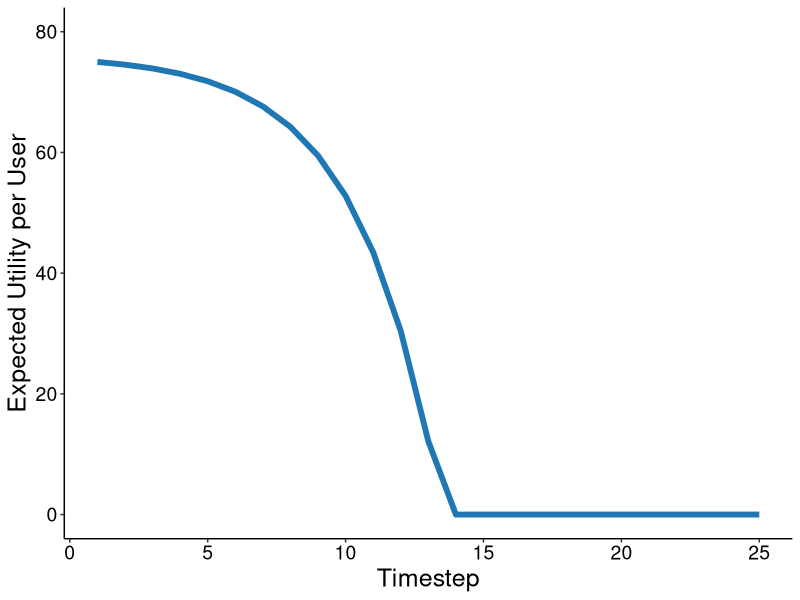
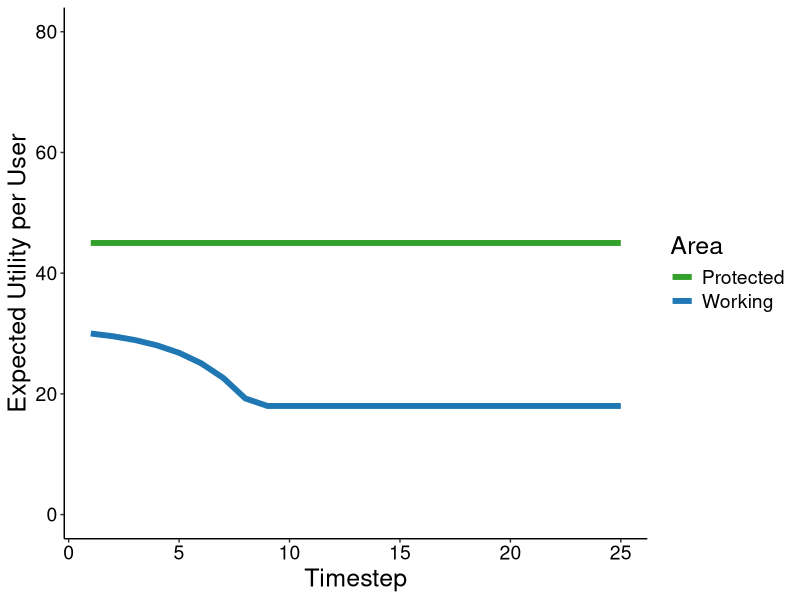
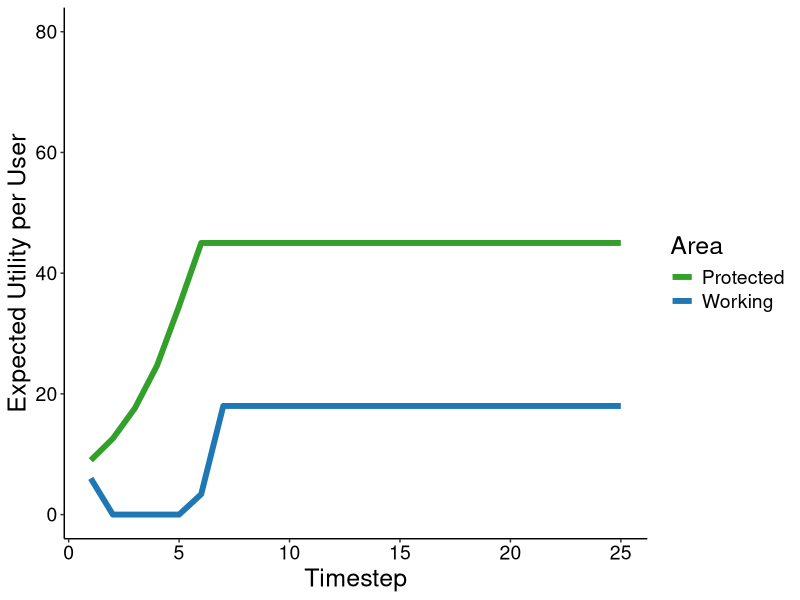
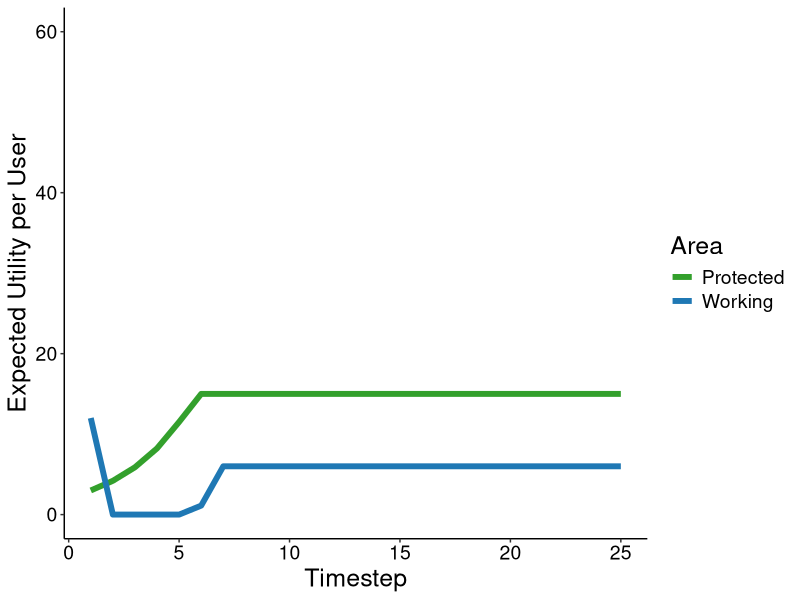
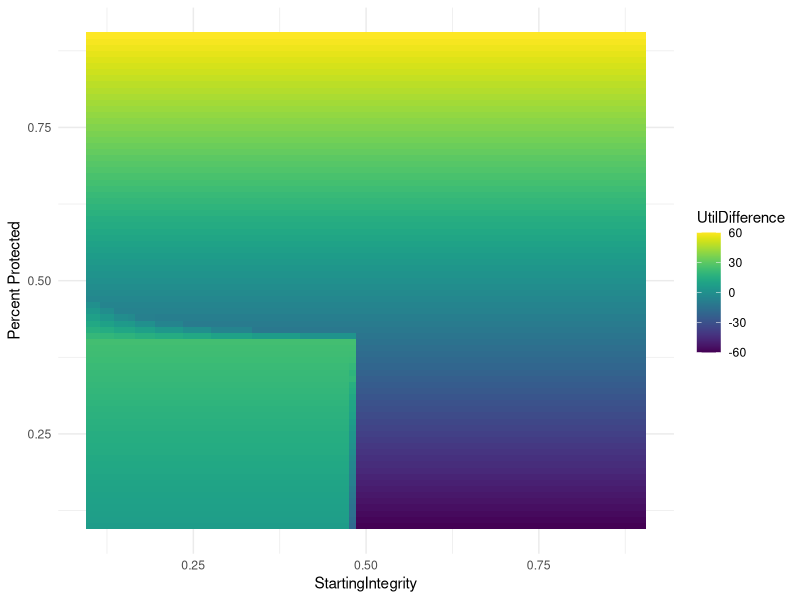

Recreate these plots in R, in order. (Note: this script raises an error after producing the figures.)
library(tidyverse)
library(viridis)
GT_ABM<-function(CarryingCapacityLandscape=10000,
                 Users=100,
                 StartingIntegrity=0.75,
                 PercProtec=0.2,
                 Regrowth=1.1,
                 HarvestLim=8,
                 Timestps=25,
                 HarvestSuccessProb=0.75){
#library(rgdal)
#library(raster)


#############

###start
#NumProtecStart<-CarryingCapacityLandscape*PercProtec*StartingIntegrity
#NumWorkingStart<-CarryingCapacityLandscape*(1-PercProtec)*StartingIntegrity

CCProt<-CarryingCapacityLandscape*PercProtec
CCWrk<-CarryingCapacityLandscape*(1-PercProtec)        

RsrcProt<-rep(NA,Timestps)
RsrcWrk<-rep(NA,Timestps)
RsrcProt[1]<-CCProt*StartingIntegrity
RsrcWrk[1]<-CCWrk*StartingIntegrity



ProtUtil<-rep(NA,Timestps)
WorkUtil<-rep(NA,Timestps)



ProtUtil[1]<-(RsrcProt[1]/Users)*HarvestSuccessProb
WorkUtil[1]<-(RsrcWrk[1]/Users)*HarvestSuccessProb

dfr<-data.frame(RsrcProt,RsrcWrk,ProtUtil,WorkUtil)


for (t in 2:Timestps){
 wrkRsrcInt<-dfr[t-1,]$RsrcWrk - HarvestLim*Users #subtract the extracted resources from the working landscape
        
 wrkRsrcInt<-ifelse(wrkRsrcInt<0,0,wrkRsrcInt)  #make sure it doesn't go below 0      
 
 wrkRsrcInt<-wrkRsrcInt*Regrowth #regrow resources, we'll limit to the cc later
 
 protRsrcInt<-dfr[t-1,]$RsrcProt * Regrowth #regrow resources, we'll limit to the cc later
 
 protOver<-protRsrcInt-CCProt #the over produced resources in the protected area
 
 protOver<-ifelse(protOver>0,protOver,0) #make sure it's not negative
 
 wrkRsrcInt<-wrkRsrcInt+protOver #add 100% of the resources produced in excess in the protected area.
 
 wrkRsrcInt<-as.integer(ifelse(wrkRsrcInt>CCWrk,CCWrk,wrkRsrcInt)) #limit to the CC
 
 protRsrcInt<-as.integer(ifelse(protRsrcInt>CCProt,CCProt,protRsrcInt))#limit to the cc
 
 dfr[t,]$RsrcProt<-protRsrcInt
 dfr[t,]$RsrcWrk<-wrkRsrcInt
        
 dfr[t,]$ProtUtil<-(protRsrcInt/Users)*HarvestSuccessProb
 dfr[t,]$WorkUtil<-(wrkRsrcInt/Users)*HarvestSuccessProb
 
}
dfr$Timesteps<-1:Timestps
dfr<<-dfr
return(dfr)}

#unsustinable harvest rates are a problem for resources globally

GT_ABM(CarryingCapacityLandscape=10000,
       Users=100,
       StartingIntegrity=1,
       Regrowth=1.4,
       PercProtec=0.0,
       HarvestLim=29,
       Timestps=25,
       HarvestSuccessProb=0.75)


ggplot(dfr,aes(x=Timesteps))+
        #geom_line(aes(y=ProtUtil,color="Protected"),size=2)+
        geom_line(aes(y=WorkUtil,color="Working"),size=2)+theme_classic()+ylim(0,80)+
        #geom_vline(xintercept = 9,linetype="dashed",color="darkgrey")+geom_vline(xintercept = 14,linetype="dashed",color="darkgrey")+
        #geom_vline(xintercept = 19,linetype="dashed",color="darkgrey")+
        ylab("Expected Utility per User")+xlab("Timestep")+
        scale_colour_manual(name="Area",breaks=c("Protected","Working"),values=c("#33a02c","#1f78b4"))+
        theme(panel.grid.major = element_blank(), panel.grid.minor = element_blank(),
              plot.title = element_text( size=18, color="black",face="bold"),
              axis.title.x = element_text( size=18),
              axis.title.y = element_text( size=18),
              axis.text=(element_text(color="black", size=14)),legend.position = "none")

##protected areas can help this for regenerating, mobile resources
GT_ABM(CarryingCapacityLandscape=10000,
       Users=100,
       StartingIntegrity=1,
       PercProtec=0.6,
       Regrowth=1.4,
       HarvestLim=29,
       Timestps=25,
       HarvestSuccessProb=0.75)


ggplot(dfr,aes(x=Timesteps))+
        geom_line(aes(y=ProtUtil,color="Protected"),size=2)+
        geom_line(aes(y=WorkUtil,color="Working"),size=2)+theme_classic()+ylim(0,80)+
        #geom_vline(xintercept = 9,linetype="dashed",color="darkgrey")+geom_vline(xintercept = 14,linetype="dashed",color="darkgrey")+
        #geom_vline(xintercept = 19,linetype="dashed",color="darkgrey")+
        ylab("Expected Utility per User")+xlab("Timestep")+
        scale_colour_manual(name="Area",breaks=c("Protected","Working"),values=c("#33a02c","#1f78b4"))+
        theme(panel.grid.major = element_blank(), panel.grid.minor = element_blank(),
              plot.title = element_text( size=18, color="black",face="bold"),
              axis.title.x = element_text( size=18),
              axis.title.y = element_text( size=18),
              axis.text=(element_text(color="black", size=14)),legend.title = element_text(colour="black", size=18),
              legend.text = element_text( size = 14))

#the problem is that many of our resources are already highly degraded
#this creates leakage when we go to implement protected areas
GT_ABM(CarryingCapacityLandscape=10000,
       Users=100,
       StartingIntegrity=0.2,
       PercProtec=0.6,
       Regrowth=1.4,
       HarvestLim=29,
       Timestps=25,
       HarvestSuccessProb=0.75)


ggplot(dfr,aes(x=Timesteps))+
        geom_line(aes(y=ProtUtil,color="Protected"),size=2)+
        geom_line(aes(y=WorkUtil,color="Working"),size=2)+theme_classic()+ylim(0,80)+
        #geom_vline(xintercept = 9,linetype="dashed",color="darkgrey")+geom_vline(xintercept = 14,linetype="dashed",color="darkgrey")+
        #geom_vline(xintercept = 19,linetype="dashed",color="darkgrey")+
        ylab("Expected Utility per User")+xlab("Timestep")+
        scale_colour_manual(name="Area",breaks=c("Protected","Working"),values=c("#33a02c","#1f78b4"))+
        theme(panel.grid.major = element_blank(), panel.grid.minor = element_blank(),
              plot.title = element_text( size=18, color="black",face="bold"),
              axis.title.x = element_text( size=18),
              axis.title.y = element_text( size=18),
              axis.text=(element_text(color="black", size=14)),legend.title = element_text(colour="black", size=18),
              legend.text = element_text( size = 14))


#BUT we can minimize initial leakage by making small protected areas
GT_ABM(CarryingCapacityLandscape=10000,
       Users=100,
       StartingIntegrity=0.2,
       PercProtec=0.2,
       Regrowth=1.4,
       HarvestLim=29,
       Timestps=25,
       HarvestSuccessProb=0.75)


ggplot(dfr,aes(x=Timesteps))+
        geom_line(aes(y=ProtUtil,color="Protected"),size=2)+
        geom_line(aes(y=WorkUtil,color="Working"),size=2)+theme_classic()+ylim(0,60)+
        #geom_vline(xintercept = 9,linetype="dashed",color="darkgrey")+geom_vline(xintercept = 14,linetype="dashed",color="darkgrey")+
        #geom_vline(xintercept = 19,linetype="dashed",color="darkgrey")+
        ylab("Expected Utility per User")+xlab("Timestep")+
        scale_colour_manual(name="Area",breaks=c("Protected","Working"),values=c("#33a02c","#1f78b4"))+
        theme(panel.grid.major = element_blank(), panel.grid.minor = element_blank(),
              plot.title = element_text( size=18, color="black",face="bold"),
              axis.title.x = element_text( size=18),
              axis.title.y = element_text( size=18),
              axis.text=(element_text(color="black", size=14)),legend.title = element_text(colour="black", size=18),
              legend.text = element_text( size = 14))




FillData<-expand.grid(StartingIntegrity=seq(0.1,0.9,0.01),PercProtec=seq(0.1,0.9,0.01))
FillData$UtilDifference<-rep(NA,nrow(FillData))
#FillData%<>%mutate(StartingIntegrity=round(StartingIntegrity,digits=1))%>%mutate(PercProtec=round(PercProtec,digits=1))


for (i in 1:nrow(FillData)){
        GT_ABM(CarryingCapacityLandscape=10000,
              Users=100,
              StartingIntegrity=FillData[i,]$StartingIntegrity,
              PercProtec=FillData[i,]$PercProtec,
              Regrowth=1.2,
              HarvestLim=8,
              Timestps=25,
              HarvestSuccessProb=0.75)
        FillData[i,3]<-(dfr[nrow(dfr),]$ProtUtil) -  (dfr[nrow(dfr),]$WorkUtil)
        print(paste0(i/nrow(FillData)*100,"%"))
}

ggplot(data=FillData, mapping=aes(x=StartingIntegrity, y=PercProtec, fill= UtilDifference)) + 
        geom_tile()+scale_fill_viridis()+theme_minimal()+ylab("Percent Protected")#+
        theme(panel.grid.major = element_blank(), panel.grid.minor = element_blank(),
              plot.title = element_text( size=18, color="black",face="bold"),
              axis.title.x = element_text( size=18),
              axis.title.y = element_text( size=18),
              axis.text=(element_text(color="black", size=14)),
              legend.title = element_text(colour="black", size=18),
              legend.text = element_text( size = 14))+
        scale_x_continuous(labels = scales::percent, expand = c(0, 0))+
        scale_y_continuous( labels = scales::percent,expand = c(0, 0))+
        labs(fill = "Average Harvest\nPayoff")+
        xlab("Percent in Conservation Area")



        GT_ABM(CarryingCapacityLandscape=10000,
               Users=100,
               StartingIntegrity=0.85,
               PercProtec=0.15,
               Regrowth=1.1,
               HarvestLim=8,
               Timestps=25,
               HarvestSuccessProb=0.75)

